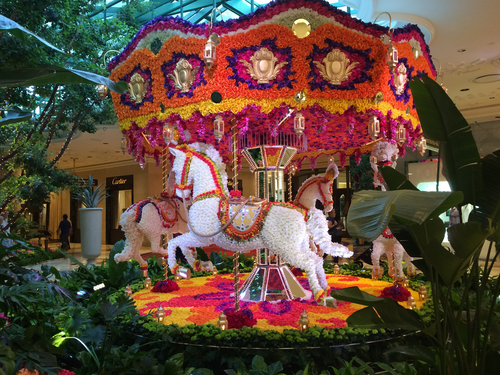
#> input picture drawing/wynn.png, 500 x 375 px
$ python rotation.py   (Python 2 division)
#> lines starting #> are read from the running program, lines starting #| are printed output that depends on the picture
# import the necessary packages
import numpy as np
import argparse
import imutils
import cv2

# construct the argument parser and parse the arguments
# ap = argparse.ArgumentParser()
# ap.add_argument("-i", "--image", required=True, help="Path to the image")
# args = vars(ap.parse_args())

# load the image and show it
image = cv2.imread("wynn.png")
#> image is the input picture: shape (375, 500, 3); mean B, G, R 59.6, 73.5, 96.1
print image
#> (printed output is left out)
cv2.imshow("Original", image)


# grab the dimensions of the image and calculate the center of the image
(h, w) = image.shape[:2]
#> h = 375; w = 500
(cX, cY) = (w / 2, h / 2)
#> cX = 250; cY = 187

# rotate our image by 45 degrees
M = cv2.getRotationMatrix2D((cX, cY), 45, 1.0)
rotated = cv2.warpAffine(image, M, (w, h))
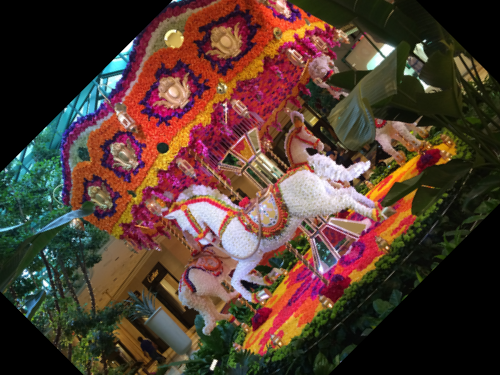
#> rotated: shape (375, 500, 3); mean B, G, R 48.7, 59.6, 82.4
cv2.imshow("Rotated by 45 Degrees", rotated)

# rotate our image by -90 degrees
M = cv2.getRotationMatrix2D((cX, cY), -90, 1.0)
rotated = cv2.warpAffine(image, M, (w, h))
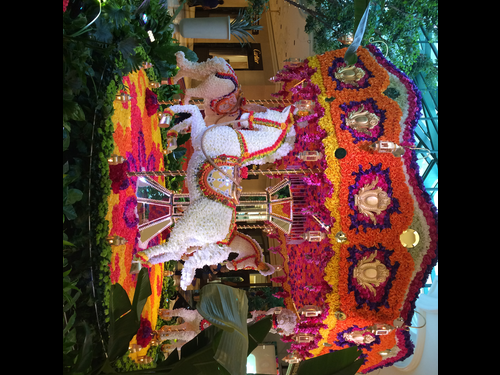
#> rotated: shape (375, 500, 3); mean B, G, R 49, 57.9, 81.7
cv2.imshow("Rotated by -90 Degrees", rotated)

rotated = imutils.rotate(image, 330)
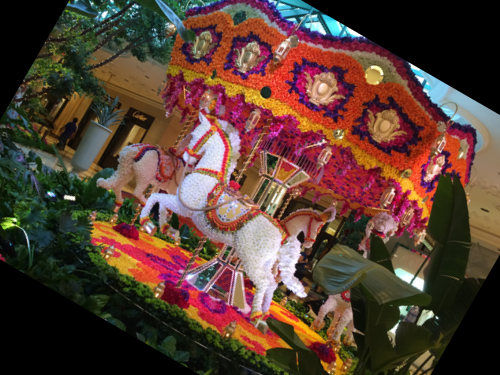
#> rotated: shape (375, 500, 3); mean B, G, R 51.4, 62.8, 88.1
(b,g,r) = rotated[254,335]
#> b = 61; g = 93; r = 95
print "r",r
#| r 95
print "g",g
#| g 93
print "b",b
#| b 61

rotated = imutils.rotate(image, 110)
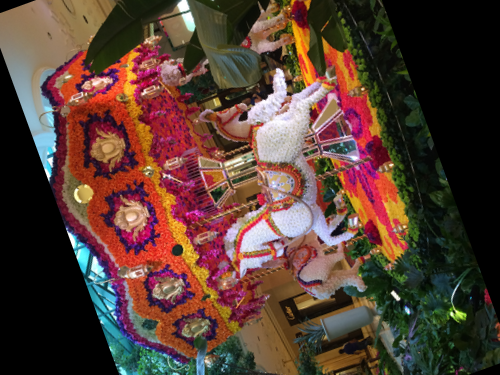
#> rotated: shape (375, 500, 3); mean B, G, R 51.6, 61.6, 86.8
(b,g,r) = rotated[136,312]
#> b = 148; g = 141; r = 180
print "r",r
#| r 180
print "g",g
#| g 141
print "b",b
#| b 148

rotated = imutils.rotate(image, 88, center=(50,50))
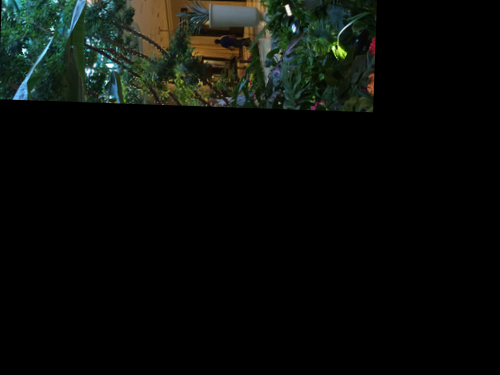
#> rotated: shape (375, 500, 3); mean B, G, R 9.8, 13.2, 10.1
(b,g,r) = rotated[10,10]
#> b = 67; g = 81; r = 28

print "r",r
#| r 28
print "g",g
#| g 81
print "b",b
#| b 67

cv2.waitKey(0)

$ run again, with drawing/florida_trip.png copied over drawing/wynn.png
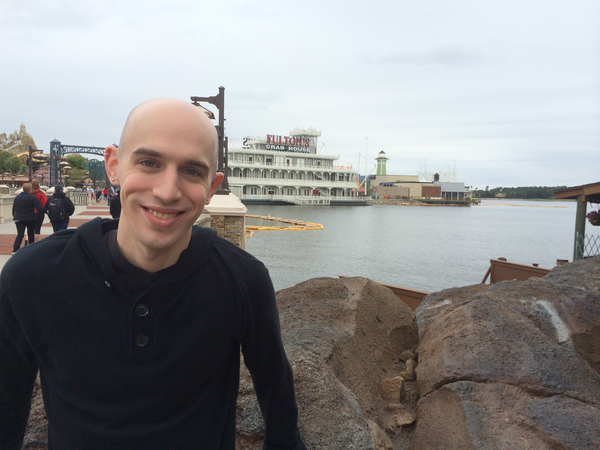
#> input picture drawing/florida_trip.png, 600 x 450 px
#> image is the input picture: shape (450, 600, 3); mean B, G, R 139.9, 140.1, 141
#> (printed output is left out)
#> `(b,g,r) = rotated[254,335]`: b = 194; g = 197; r = 188
#| r 188
#| g 197
#| b 194
#> `rotated = imutils.rotate(image, 110)`:
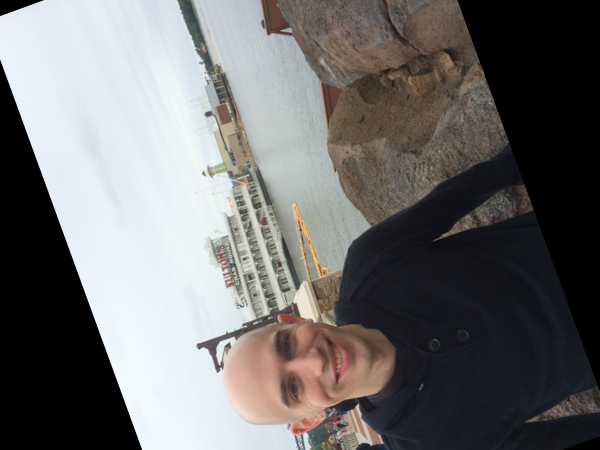
#> rotated: shape (450, 600, 3); mean B, G, R 110.2, 110.6, 111.4
#> `(b,g,r) = rotated[136,312]`: b = 178; g = 182; r = 173
#| r 173
#| g 182
#| b 178
#> `rotated = imutils.rotate(image, 88, center=(50,50))`:
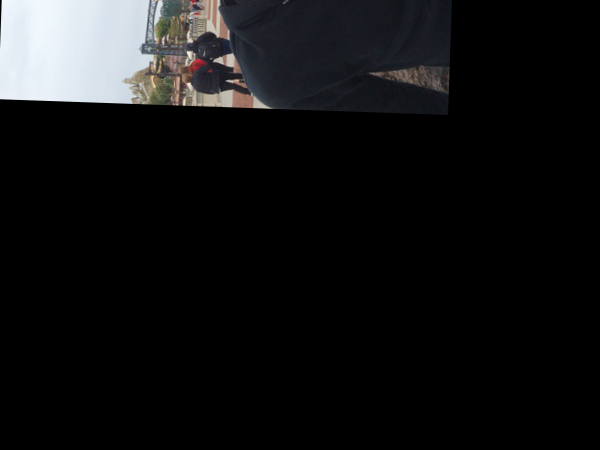
#> rotated: shape (450, 600, 3); mean B, G, R 19.8, 19.1, 18.8
#> `(b,g,r) = rotated[10,10]`: b = 250; g = 242; r = 235
#| r 235
#| g 242
#| b 250
